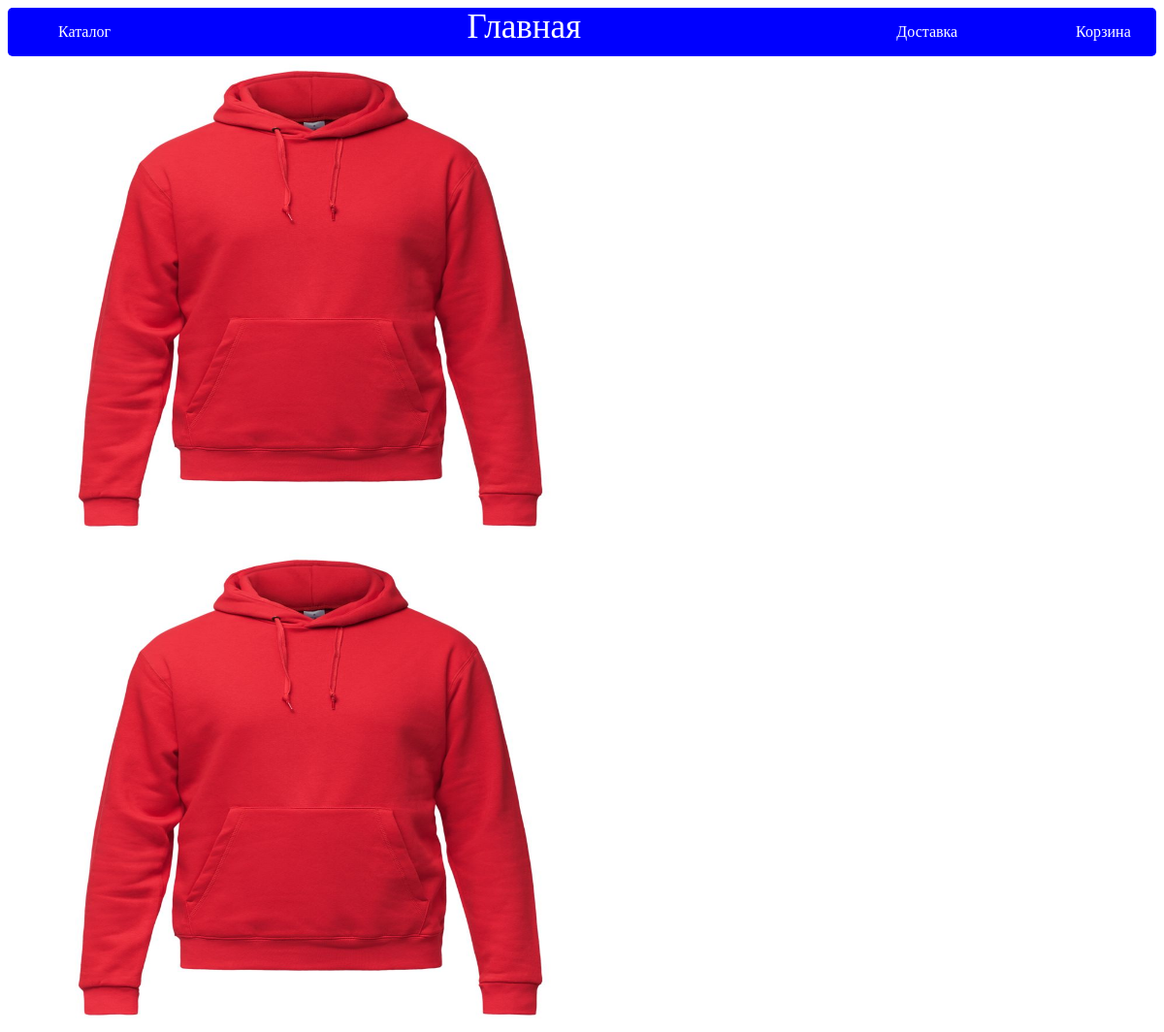
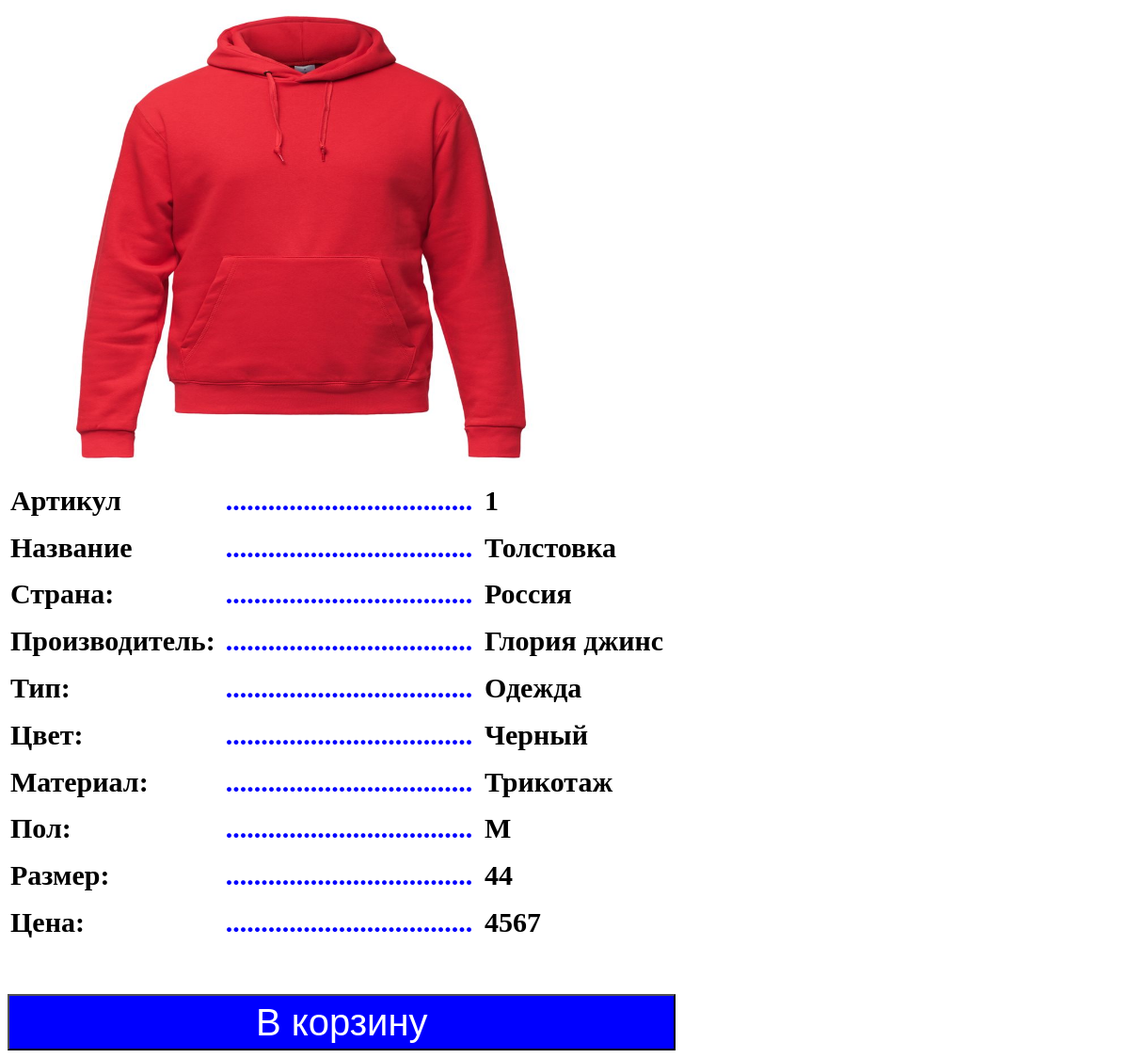
Screenshot of /product.php?id=1 with the database file from the repository (2 pictures, top to bottom).
### tables this page shows
CREATE TABLE IF NOT EXISTS `products` (
  `id` int(11) NOT NULL,
  `Nazvanie` text NOT NULL,
  `country` text NOT NULL,
  `Proizvoditel` text NOT NULL,
  `type` text NOT NULL,
  `color` text NOT NULL,
  `material` text NOT NULL,
  `pol` text NOT NULL,
  `razmer` text NOT NULL,
  `img` text NOT NULL,
  `price` text NOT NULL
);

CREATE TABLE IF NOT EXISTS `photos` (
  `idtovara` int(11) NOT NULL,
  `secondphoto` text NOT NULL,
  `thirdphoto` text NOT NULL
);

### product.php (the view, shortened to what this page needs)
<?
$db = connect_db();
$idproduct=$_GET['id'];
$productres=mysqli_query($db,"SELECT * FROM `products` WHERE `id`='$idproduct'");
$product=mysqli_fetch_assoc($productres);
$productphotos=mysqli_query($db,"SELECT * FROM `photos` WHERE `idtovara`='$idproduct'");
$productphotos=mysqli_fetch_assoc($productphotos);
?>
<!DOCTYPE html>
<html lang="en">
<head>
	<link rel="stylesheet" type="text/css" href="css/style.css">
</head>
<body>
	<div class="first-element">
	<header class="header">
	<nav>
		<ul class="nav">
			<li class="nav-item1"><a class="nav-link" href="catalog.php">Каталог</a></li>
		</ul>
	</nav>
	<span class="imya"><a class="buyroom" href="main.php">Главная</a></span>
		<ul class="nav-2">
			<li class="nav2-item2"><a class="nav-link" href="dostavka.php">Доставка</a></li>
			<li class="nav2-item3"><a class="nav-link" href="cart.php">Корзина</a></li>
		</ul>
	</header>
</div>
<div>
	<form action="incart.php" method="post">
          <img alt="основная картинка" class="product-writing-img" src="<?echo $product['img'];?>">
          <img alt="вторая картинка" class="product-writing-img" src="<?echo $productphotos['secondphoto'];?>">
          <img alt="третья картинка" class="product-writing-img" src="<?echo $productphotos['thirdphoto'];?>">
 <table width="60%" height="500px" class="product-table">
 	<tr>
         <td>Артикул</td>
         <td class="points">...................................</td>
 		<td><?echo $product['id'];?></td>
 		<td><input hidden="" value="<?echo $product['id'];?>" type="text" name="Id"></td>
 	</tr>
 	<tr>
         <td>Название</td>
         <td class="points">...................................</td>
 		<td><?echo $product['Nazvanie'];?></td>
 		<td><input hidden="" value="<?echo $product['Nazvanie'];?>" type="text" name="Nazvanie"></td>
 	</tr>
 	<tr>
 		<td>Страна:</td>
 		 <td class="points">...................................</td>
 		<td><?echo $product['country'];?></td>
 	</tr>
 	<tr>
 		<td>Производитель:</td>
 		<td class="points">...................................</td>
 		<td><?echo $product['Proizvoditel'];?></td>
 	</tr>
 	<tr>
 		<td>Тип:</td>
 		<td class="points">...................................</td>
 		<td><?echo $product['type'];?></td>
 	</tr>
 	<tr>
 		<td>Цвет:</td>
 		<td class="points">...................................</td>
 		<td><?echo $product['color'];?></td>
 	</tr>
 	<tr>
 		<td>Материал:</td>
 		<td class="points">...................................</td>
 		<td><?echo $product['material'];?></td>
 	</tr>
 	<tr>
 		<td>Пол:</td>
 		<td class="points">...................................</td>
 		<td><?echo $product['pol'];?></td>
 	</tr>
 	<tr name="razmer">
 		<td>Размер:</td>
 		<td class="points">...................................</td>
 		<td value="<?$product['razmer'];?>" ><?echo $product['razmer'];?></td>
 		<td><input hidden="" value="<?echo $product['razmer'];?>" type="text" name="razmer"></td>
 	</tr>
 	<tr>
 		<td>Цена:</td>
 		<td class="points">...................................</td>
 		<td value="<?$product['price'];?>"  name="price"><?echo $product['price'];?></td>
 		<td><input hidden="" value="<?echo $product['price'];?>" type="text" name="price"></td>
 	</tr>
 </table>
 <input type="submit" class="product-cart" value="В корзину"></button>
</form>
</body>

### css/style.css (style rules this page uses)
.header { display:flex; justify-content:space-between; background-color:blue; border-radius:20px; color:white; position:relative; }
.nav { display:flex; list-style-type:none; padding-left:0; }
.nav-2 { display:flex; list-style-type:none; padding-left:0; }
.nav-item1 { margin-left:52px; }
.nav2-item2 { margin-left:52px; position:absolute; left:73%; }
.nav2-item3 { position:absolute; left:93%; }
.nav-link { text-decoration:none; color:white; }
.imya { font-size:35px; position:absolute; left:40%; }
.buyroom { text-decoration:none; color:white; }
ul li { list-style: none }
.product-writing-img { width:600px; height:500px; margin-left:1%; }
.product-table { font-size:30px; font-weight:600; }
.points { color:blue; }
.product-cart { margin-top:50px; width:60%; height:60px; color:white; font-size:40px; background-color:blue; }
input { width:500px; height:35px; box-shadow: 0 0 5px; }

### rows the page displays
products: img (picture), id "1", Nazvanie "Толстовка", country "Россия", Proizvoditel "Глория джинс", type "Одежда", color "Черный", material "Трикотаж", pol "М", razmer "44", price "4567"
photos: secondphoto (picture), thirdphoto (picture)
